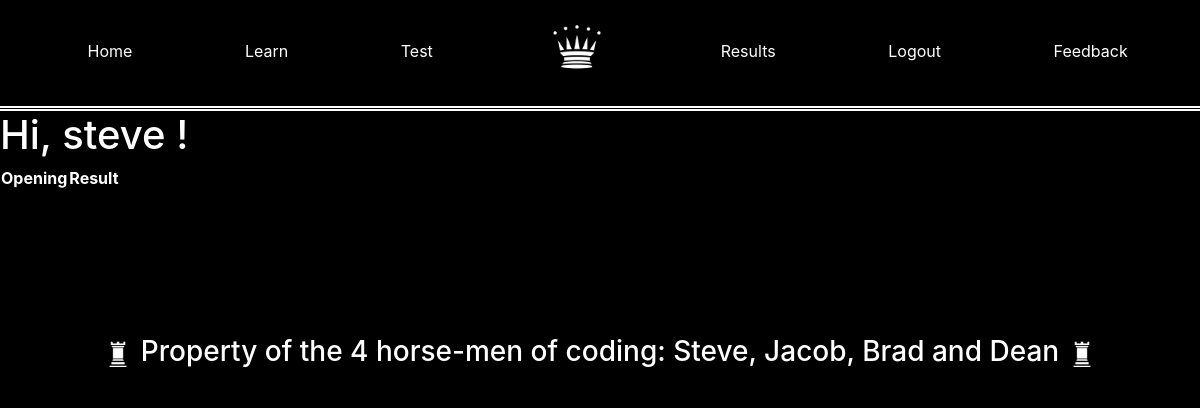
Before: /results (signed in) with the older database file.
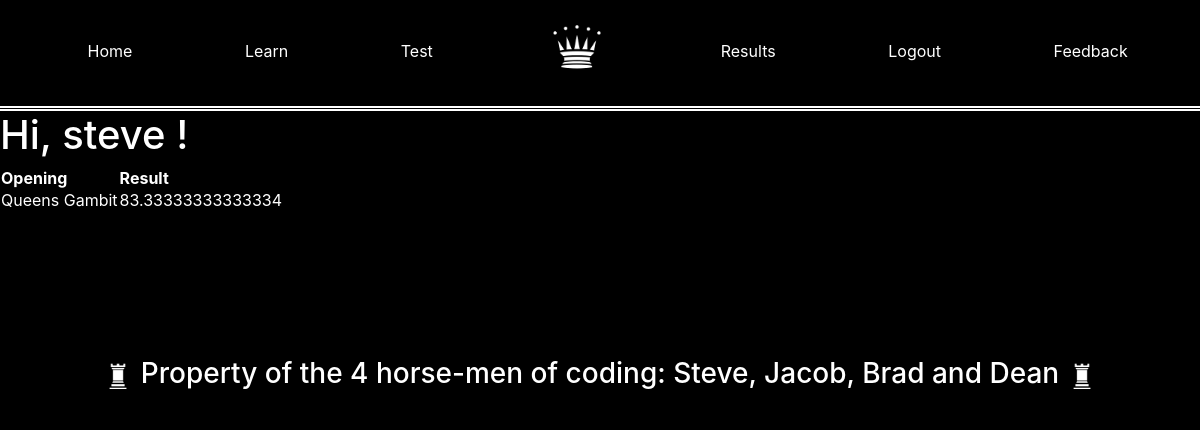
After: the same page with the newer database file.
### app/models.py (models this page shows, shortened)
class User(UserMixin, db.Model):
    id = db.Column(db.Integer, primary_key=True)
    username = db.Column(db.String(64), index=True, unique=True)
    email = db.Column(db.String(120), index=True, unique=True)
    password_hash = db.Column(db.String(128))
    posts = db.relationship('Post', backref='author', lazy='dynamic')
    results = db.relationship('Results', backref = 'student', lazy = 'dynamic')

class Results(db.Model):
    id = db.Column(db.Integer, primary_key=True)
    opening = db.Column(db.String(140))
    result =db.Column(db.Integer)
    incorrect = db.Column(db.ARRAY(db.String(140)))
    passed = db.Column(db.Boolean)
    timestamp = db.Column(db.DateTime, index=True, default=datetime.utcnow)
    user_id = db.Column(db.Integer, db.ForeignKey('user.id'))

### app/routes.py (the view)
@app.route('/results', methods=['GET', 'POST'])
@login_required
def results():
    u = User.query.get(current_user.id)
    return render_template('results.html', title='results', query = u.results.all())

### app/models.py (called while the page is built)
@login.user_loader
def load_user(id):
    return User.query.get(int(id))

### app/templates/results.html
{% extends "base.html" %}
{% block content %}
<h1>Hi, {{current_user.username}} ! </h1>
<table>
<tr>
    <th>Opening</th>
    <th>Result</th>
</tr>
{% for r in query %}
<tr>
    <td>
        {{r.opening}}
    </td>
    <td>
        {{r.result}}
    </td>
</tr>
{% endfor %}
</table>
{% include "footer.html" %}
{% endblock %}

### app/templates/base.html (shortened to what this page needs)
<html>
    <head>
        <link rel="stylesheet" href="https://maxcdn.bootstrapcdn.com/bootstrap/4.5.2/css/bootstrap.min.css">
  </head>
  <body>
    <nav class="navbar navbar-expand-sm justify-content-center" style="background-color: black; padding-left: 2.6%; border-bottom: 5px white double; padding-bottom: 2%;">
      <ul class="navbar-nav nav-fill w-100">
        <li class="nav-item" style="padding-top: 2%;">
          <a class="nav-link" href="{{ url_for('index') }}">Home</a>
        </li>
        <li class="nav-item" style="padding-top: 2%;">
          <a class="nav-link" href="{{ url_for('newLearn') }}">Learn</a>
        </li>
        <li class="nav-item" style="padding-top: 2%;">
          <a class="nav-link" href="{{ url_for('newTest') }}">Test</a>
        </li>
        <a class="navbar-brand mx-auto" href="#" style="padding-left: 5%; padding-right: 5%; padding-top: 0.75%;">
          <img src="static/img/chesspieces/wikipedia/wQ.png" alt="logo" style="width:60px;">
        </a>
        <li class="nav-item" style="padding-top: 2%;">
          <a class="nav-link" href="{{ url_for('results') }}">Results</a>
        </li>
        <li class="nav-item" style="padding-top: 2%;">
          <a class="nav-link" href="{{ url_for('logout') }}">Logout</a>
        </li>
        <li class="nav-item" style="padding-top: 2%;">
          <a class="nav-link" href="{{ url_for('feedback2') }}">Feedback</a>
        </li>
      </ul>
    </nav>
        {% block content %}{% endblock %}
    </body>
</html>

### app/templates/footer.html (shortened to what this page needs)
<html>
    <head>
        <link rel="stylesheet" href="https://maxcdn.bootstrapcdn.com/bootstrap/4.5.2/css/bootstrap.min.css">
  </head>
    <body>
        <div id='footer' class="text-align">
          <h3>
            <img src="static/img/chesspieces/wikipedia/wR.png" alt="footerking" style="height: 40px; width:30px;">
            Property of the 4 horse-men of coding: Steve, Jacob, Brad and Dean
            <img src="static/img/chesspieces/wikipedia/wR.png" alt="footerking" style="height: 40px; width:30px;">
          </h3>
        </div>
    </body>
</html>

### app/templates/base.html (style rules this page uses)
.nav-link { color: white; }

### app/templates/footer.html (style rules this page uses)
* { color: white; }
body { background-color: black; }
#footer { position:relative; bottom:0; width:100%; height:40px; background: black; padding-top: 2%; display: table; margin-top: 10%; }
.text-align { display: table-cell; vertical-align: middle; text-align: center; }

Changed rows visible on the page:
added Results: opening "Queens Gambit", result "83.33333333333334"
